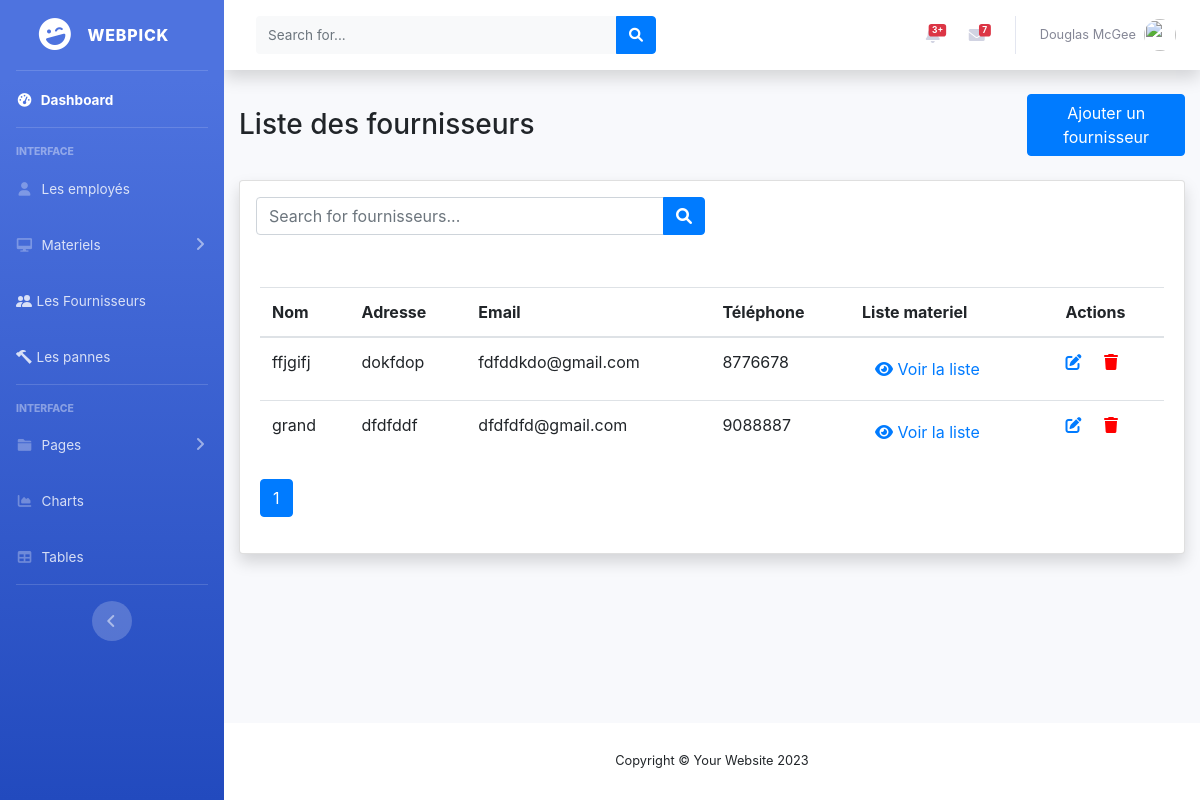
/fournisseurs/ (signed in), run on the app's committed database.
### fournisseur/models.py (models this page shows, shortened)
class Fournisseur(models.Model):
    idFournisseur = models.AutoField(primary_key=True)
    nomFournisseur = models.CharField(max_length=200)
    adresse = models.TextField()
    email = models.EmailField()
    telephone = models.CharField(max_length=15)

### fournisseur/views.py (the view)
# urls.py: path('fournisseurs/', fournisseur.views.fournisseurs_page, name="fournisseurs" ),
@login_required
def fournisseurs_page(request):
    query = request.GET.get('search_query')
    if query:
        fournisseurs_list = Fournisseur.objects.filter(Q(nomFournisseur__icontains=query) | Q(adresse__icontains=query) | Q(email__icontains=query) | Q(telephone__icontains=query))
    else:
        fournisseurs_list = Fournisseur.objects.all()
    if request.method == "POST":
        form = FournisseurForm(request.POST)
        if form.is_valid():
            form.save()
            messages.success(request, "Le fournisseur a été ajouté avec succès.")
            return redirect('fournisseurs')
    else:
        form = FournisseurForm()
    paginator = Paginator(fournisseurs_list, 5)
    page_number = request.GET.get('page')
    fournisseurs = paginator.get_page(page_number)
    return render(request, 'fournisseur.html', {'fournisseurs': fournisseurs, 'form': form, 'search_query': query})

### fournisseur/forms.py
class FournisseurForm(forms.ModelForm):
    class Meta:
        model = Fournisseur
        fields = ['nomFournisseur', 'adresse', 'email', 'telephone']

### templates/fournisseur.html (shortened to what this page needs)
{% extends 'base.html' %}
{% load static %}
{% block content %}
<div class="d-sm-flex align-items-center justify-content-between mb-4">
  <h1 class="h3 mb-0">Liste des fournisseurs</h1>
  <button type="button" class="btn btn-primary col-2" data-toggle="modal" data-target="#fournisseurFormModal">Ajouter un
    fournisseur</button>
</div>
<div class="card shadow mb-4">
  <form method="get" action="{% url 'fournisseurs' %}" class="pt-3 pl-3">
    <div class="row mb-3">
      <div class="col-md-6">
        <div class="input-group">
          <input type="text" class="form-control" name="search_query" placeholder="Search for fournisseurs..."
            value="{{ search_query|default:'' }}">
          <div class="input-group-append">
            <button class="btn btn-primary" type="submit">
              <i class="fas fa-search"></i>
            </button>
          </div>
        </div>
      </div>
    </div>
  </form>
  <div class="card-body">
    <div class="table-responsive">
      <table class="table table-bordered" id="dataTable" width="100%" cellspacing="0">
        <table class="table">
          <thead>
            <tr>
              <th>Nom</th>
              <th>Adresse</th>
              <th>Email</th>
              <th>Téléphone</th>
              <th>Liste materiel</th>
              <th>Actions</th>
            </tr>
          </thead>
          <tbody>
            {% for fournisseur in fournisseurs %}
            <tr>
              <td>{{ fournisseur.nomFournisseur }}</td>
              <td>{{ fournisseur.adresse }}</td>
              <td>{{ fournisseur.email }}</td>
              <td>{{ fournisseur.telephone }}</td>
              <td>
                <button type="button" class="btn btn-link view-materials-button" data-toggle="modal"
                  data-target="#materialListModal-{{ fournisseur.idFournisseur }}">
                  <i class="fas fa-eye"></i> Voir la liste
                </button>
              </td>
              <td>
                <a href="#" data-toggle="modal" data-target="#editModal-{{ fournisseur.idFournisseur }}">
                  <i class="fas fa-edit"></i>
                </a>
                <a href="#" data-toggle="modal" data-target="#deleteConfirmationModal-{{ fournisseur.idFournisseur }}">
                  <i class="fas fa-trash" style="color: red;"></i>
                </a>
              </td>
            </tr>
            {% endfor %}
          </tbody>
        </table>
        <nav aria-label="Page navigation example">
          <ul class="pagination">
            {% for i in fournisseurs.paginator.page_range %}
            {% if i == fournisseurs.number %}
            <li class="page-item active" aria-current="page">
              <span class="page-link">{{ i }}</span>
            </li>
            {% elif i > fournisseurs.number|add:"-4" and i < fournisseurs.number|add:4 %} <li class="page-item"><a
                class="page-link" href="?page={{ i }}">{{ i }}</a></li>
              {% endif %}
              {% endfor %}
          </ul>
        </nav>
    </div>
  </div>
</div>
{% endblock %}

### data on the page
Fournisseur: nomFournisseur "ffjgifj", adresse "dokfdop", email "fdfddkdo@gmail.com", telephone "8776678"
Fournisseur: nomFournisseur "grand", adresse "dfdfddf", email "dfdfdfd@gmail.com", telephone "9088887"

### other printed values
{{ i }} "1"
